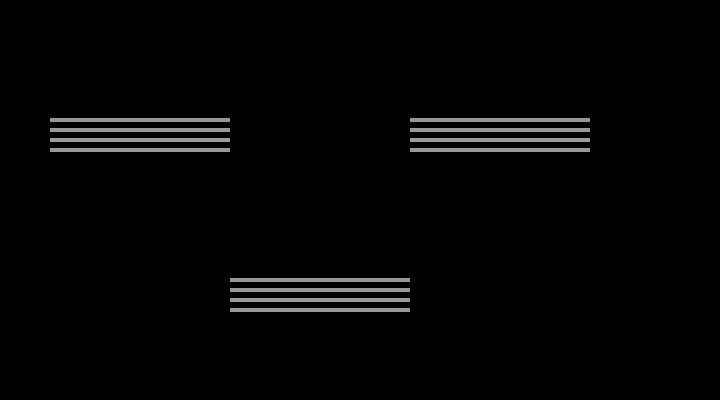
Frame 1 (no input)
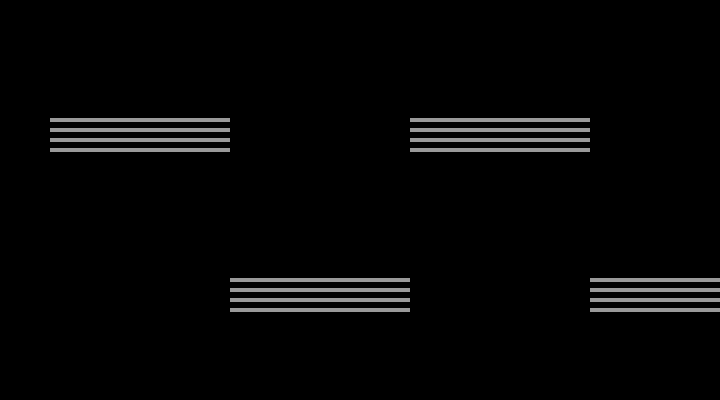
Frame 60 (no input)
Frame 120 (the mouse pressed at the canvas centre since frame 60): identical to frame 60, image omitted

The p5.js sketch that drew these frames (run headless with seeded random() and noise() and a simulated clock; from frame 60 on, the mouse is pressed at the canvas centre):

// p5.js sketch
// ── sketch.js
/** EXPLORING VARIABLES
*
* 	Sketch from p5-Examples-Variables
* 	https://p5js.org/examples/data-variables.html
*
* 	TODO: Change the values in lines 13, 14, & 15
*/

// variables defining lines
// change these values
// (keep them as Numbers)
// notice the changes
var a = 50;
var b = 120;
var c = 180;

function setup() {
  createCanvas(720, 400);
  background(0);
  stroke(153);
  strokeWeight(4);
  strokeCap(SQUARE);
}

function draw() {
  line(a, b, a+c, b);
  line(a, b+10, a+c, b+10);
  line(a, b+20, a+c, b+20);
  line(a, b+30, a+c, b+30);

  a = a + c;
  b = height-b;

  line(a, b, a+c, b);
  line(a, b+10, a+c, b+10);
  line(a, b+20, a+c, b+20);
  line(a, b+30, a+c, b+30);

  a = a + c;
  b = height-b;

  line(a, b, a+c, b);
  line(a, b+10, a+c, b+10);
  line(a, b+20, a+c, b+20);
  line(a, b+30, a+c, b+30);
}
